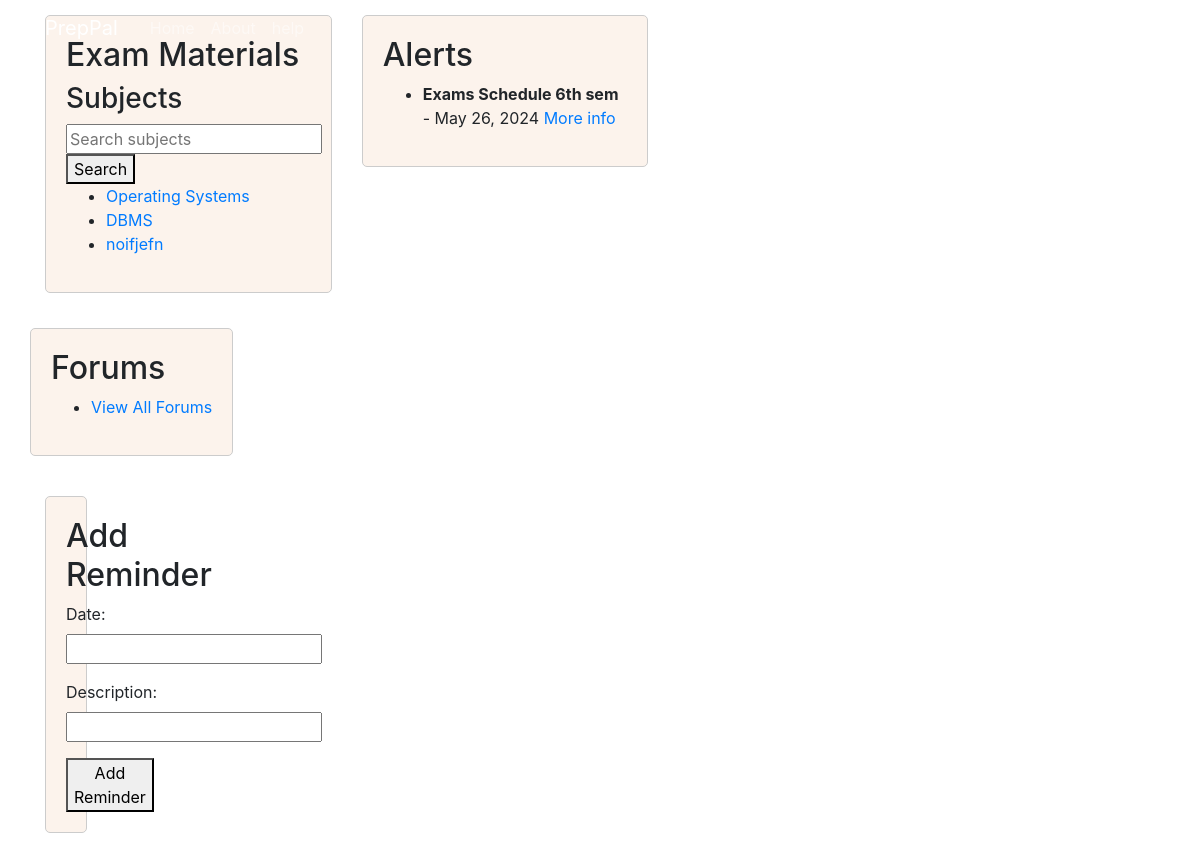
/home, run on an earlier commit of the app's database.
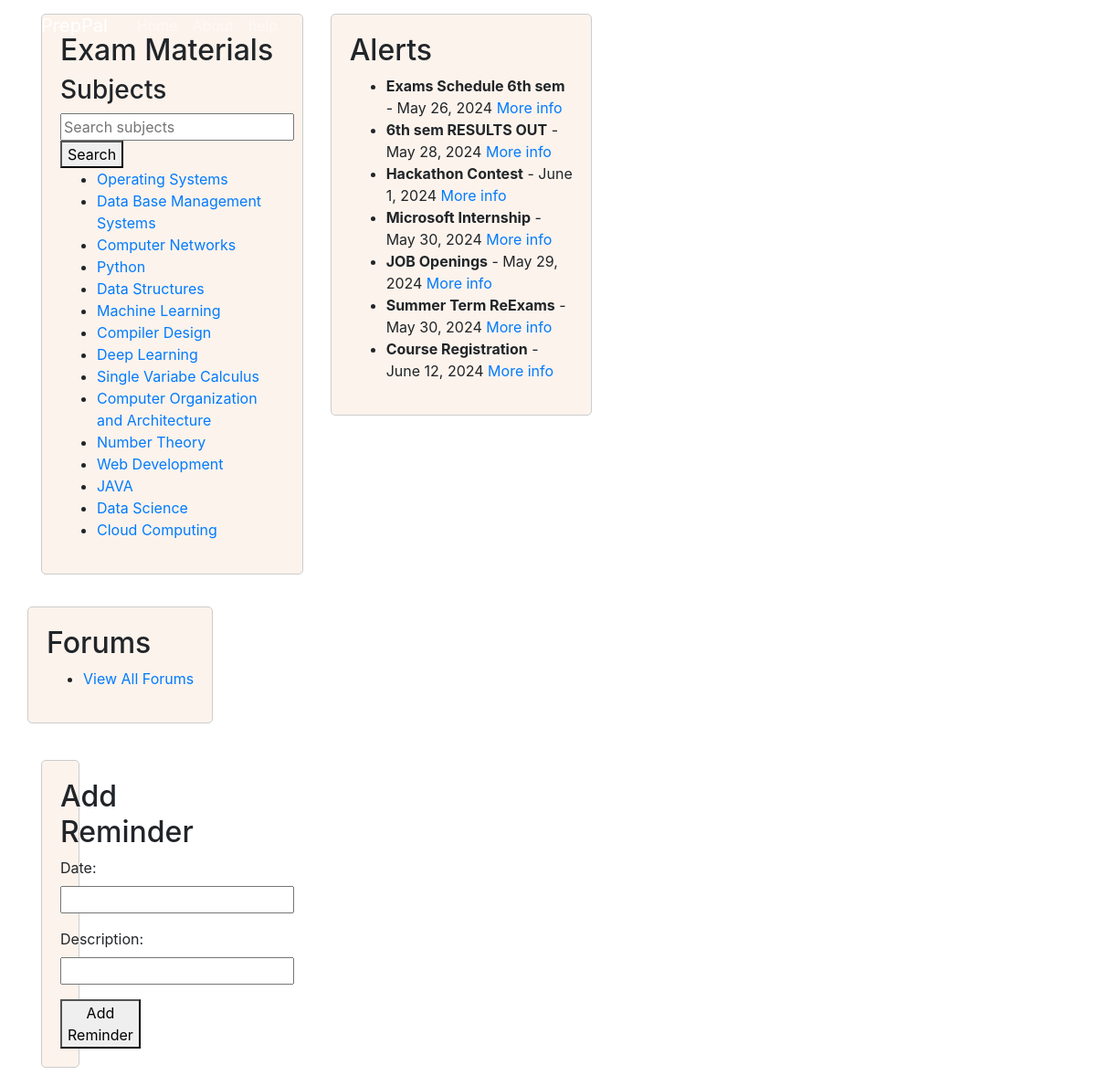
And on a later commit of the database.
### blog/models.py (models this page shows, shortened)
class Subject(models.Model):
    name = models.CharField(max_length=100)

class Announcement(models.Model):
    name = models.CharField(max_length=200)
    date = models.DateField()
    link = models.URLField(blank=True, null=True)

### blog/views.py (the view)
# urls.py: path('home', views.home, name='blog-home'),
def home(request):
    query = request.GET.get('q')
    if query:
        subjects = Subject.objects.filter(name__icontains=query)
    else:
        subjects = Subject.objects.all()
    announcements = Announcement.objects.all()
    if request.method == 'POST':
        form = ReminderForm(request.POST)
        if form.is_valid():
            form.save()
            return redirect('blog-home')
    else:
        form = ReminderForm()
    reminders = Reminder.objects.all()
    return render(request, 'blog/home.html', {
        'subjects': subjects,
        'announcements': announcements,
        'form': form,
        'reminders': reminders
    })

### blog/forms.py
class ReminderForm(forms.ModelForm):
    class Meta:
        model = Reminder
        fields = ['date', 'description']

### blog/templates/blog/home.html (shortened to what this page needs)
{% extends "blog/base.html" %}
{% block content %}
<div class="row">
    <div class="col-md-5">
        <div class="section">
            <h2>Exam Materials</h2>
            <div class="tab-container">
                <h3>Subjects</h3>
                <form method="get" action="{% url 'blog-home' %}">
                    <input type="text" name="q" placeholder="Search subjects" value="{{ request.GET.q }}">
                    <button type="submit">Search</button>
                </form>
                <ul class="subject-list">
                    {% for subject in subjects %}
                        <li><a href="{% url 'subject-detail' subject.id %}">{{ subject.name }}</a></li>
                    {% endfor %}
                </ul>
            </div>
        </div>
    </div>
    <div class="col-md-5">
        <div class="section">
            <h2>Alerts</h2>
            <ul>
                {% for announcement in announcements %}
                    <li>
                        <strong>{{ announcement.name }}</strong> - {{ announcement.date }}
                        {% if announcement.link %}
                            <a href="{{ announcement.link }}">More info</a>
                        {% endif %}
                    </li>
                {% endfor %}
            </ul>
        </div>
    </div>
    <div class="col-md-1.5">
        <div class="section forums-section">
            <h2>Forums</h2>
            <ul>
                <li><a href="{% url 'forum-list' %}">View All Forums</a></li>
            </ul>
        </div>
    </div>
</div>
<div class="row">
    <div class="col-md-1">
        <div class="section add-reminder-section">
            <h2>Add Reminder</h2>
            <form method="post">
                {{ form.as_p }}
                <button type="submit">Add Reminder</button>
            </form>
        </div>
    </div>
</div>
{% endblock content %}

### blog/templates/blog/base.html (shortened to what this page needs)
{% load static %}
<!DOCTYPE html>
<html>
<head>
    <link rel="stylesheet" href="https://cdn.jsdelivr.net/npm/bootstrap@4.0.0/dist/css/bootstrap.min.css">
    <link rel="stylesheet" type="text/css" href="{% static 'blog/main.css' %}">
</head>
<body>
    <header class="site-header">
        <nav class="navbar navbar-expand-md navbar-dark bg-steel fixed-top">
            <div class="container">
                <a class="navbar-brand mr-4" href="/">PrepPal</a>
                <div class="collapse navbar-collapse" id="navbarToggle">
                    <div class="navbar-nav mr-auto">
                        <a class="nav-item nav-link" href="{% url 'blog-home' %}">Home</a>
                        <a class="nav-item nav-link" href="{% url 'blog-about' %}">About</a>
                        <a class="nav-item nav-link" href="{% url 'blog-help' %}">help</a>
                    </div>
                    <div class="navbar-nav">
                        <a class="nav-item nav-link" href="{% url 'admin:index' %}">Admin</a>
                        <a class="nav-item nav-link" href="{% url 'user-login' %}">Login</a>
                        <a class="nav-item nav-link" href="#">Register</a>
                    </div>
                </div>
            </div>
        </nav>
    </header>
    <main role="main" class="container">
        <div class="row">
            <div class="col-md-8">
                {% block content %}{% endblock %}
            </div>
            <div class="col-md-4">
            </div>
        </div>
    </main>
</body>
</html>

### blog/static/blog/main.css (style rules this page uses)
body, html { margin: 0; padding: 0; }
.row { display: flex; flex-wrap: wrap; }
.col-md-5 { box-sizing: border-box; padding: 15px; }
.section { background-color: #fcf3ec; border: 1px solid #ccc; padding: 20px; border-radius: 5px; margin-bottom: 20px; }
.section h2 { margin-top: 0; }
.add-reminder-section { width: 100%; margin-top: 20px; }

What changed in the data, as far as the page shows it:
changed Subject: name "DBMS" → "Data Base Management Systems"
changed Subject: name "noifjefn" → "Computer Networks"
added Subject: name "Python"
added Subject: name "Data Structures"
added Subject: name "Machine Learning"
added Subject: name "Compiler Design"
added Subject: name "Deep Learning"
added Subject: name "Single Variabe Calculus"
added Subject: name "Computer Organization and Architecture"
added Subject: name "Number Theory"
added Subject: name "Web Development"
added Subject: name "JAVA"
added Subject: name "Data Science"
added Subject: name "Cloud Computing"
added Announcement: name "6th sem RESULTS OUT", date "May 28, 2024"
added Announcement: name "Hackathon Contest", date "June 1, 2024"
added Announcement: name "Microsoft Internship", date "May 30, 2024"
added Announcement: name "JOB Openings", date "May 29, 2024"
added Announcement: name "Summer Term ReExams", date "May 30, 2024"
added Announcement: name "Course Registration", date "June 12, 2024"
